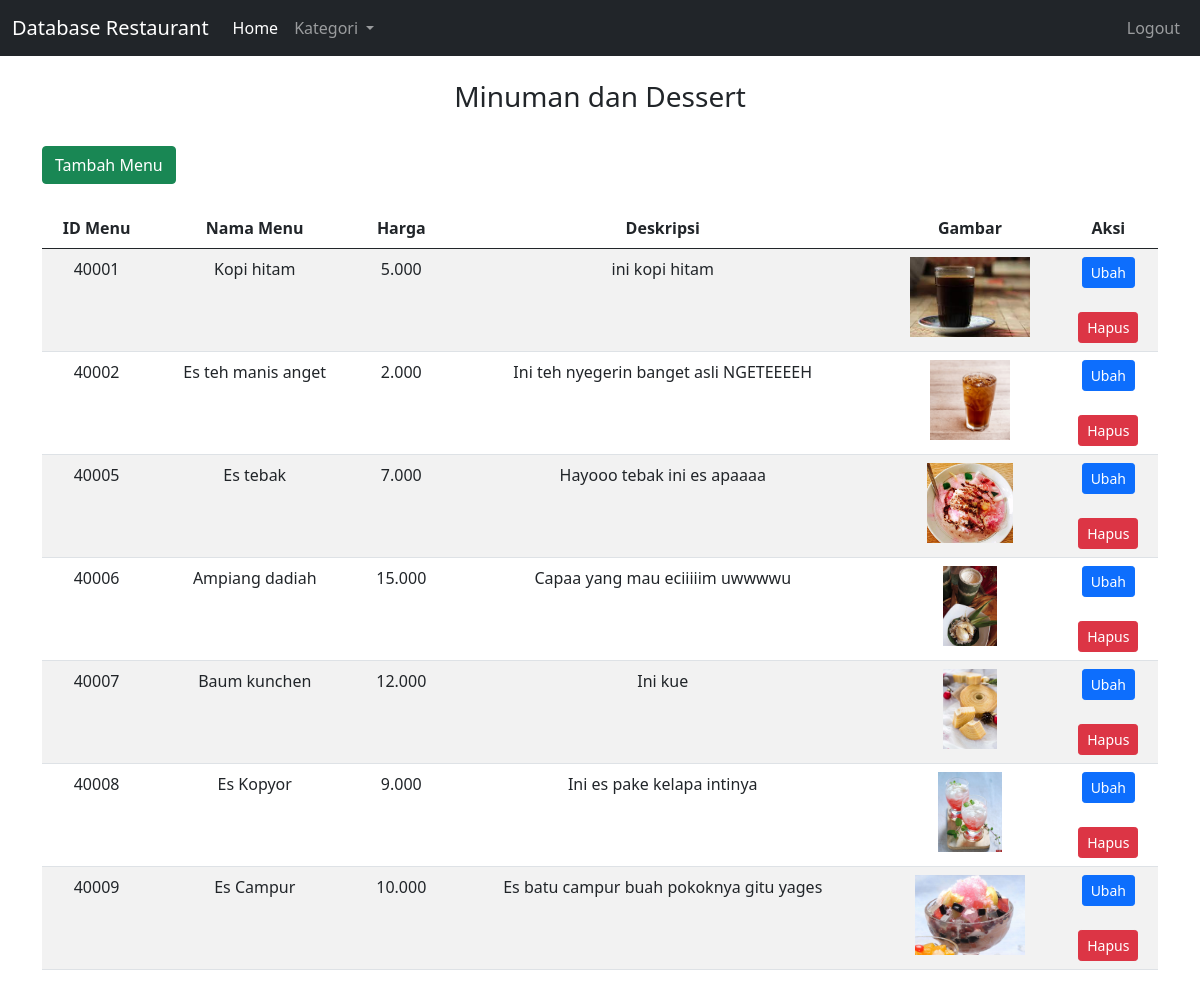
/minuman.php, run on the app's committed database.
### minuman.php (the view, shortened to what this page needs)
<!DOCTYPE html>
<html>
<head>
    <link href="https://cdn.jsdelivr.net/npm/bootstrap@5.0.2/dist/css/bootstrap.min.css" rel="stylesheet">
</head>
<body>
<nav class="navbar navbar-expand-lg navbar-dark bg-dark">
        <div class="container-fluid">
            <a class="navbar-brand" href="admin.php">Database Restaurant</a>
            <div class="collapse navbar-collapse" id="navbarScroll">
                <ul class="navbar-nav me-auto mb-2 mb-lg-0">
                    <li class="nav-item">
                        <a class="nav-link active" aria-current="page" href="admin.php">Home</a>
                    </li>
                    <li class="nav-item dropdown">
                        <a class="nav-link dropdown-toggle" href="#" id="navbarDropdown" role="button" data-bs-toggle="dropdown" aria-haspopup="true" aria-expanded="false">
                            Kategori
                        </a>
                    </li>
                </ul>
                <ul class="navbar-nav ml-auto">
                    <li class="nav-item">
                        <a class="nav-link" href="./logout.php">Logout</a>
                    </li>
                </ul>
            </div>
        </div>
    </nav>
    <div class="container mt-4">
        <h3 class="text-center">Minuman dan Dessert</h3>
        <br/>
        <a href="kelola.php" class="btn btn-success">Tambah Menu</a>
        <br/>
        <br/>
        <table class="table table-striped">
            <thead>
                <tr>
                    <th class="text-center">ID Menu</th>
                    <th class="text-center">Nama Menu</th>
                    <th class="text-center">Harga</th>
                    <th class="text-center">Deskripsi</th>
                    <th class="text-center">Gambar</th>
                    <th class="text-center">Aksi</th>
                </tr>
            </thead>
            <tbody>
                <?php
                include 'koneksi.php';
                $sql = mysqli_query($conn, "SELECT * FROM `menu minuman`");
                while ($result = mysqli_fetch_assoc($sql)) {
                    ?>
                    <tr>
                        <td class="text-center"><?php echo $result['ID_minuman'] ?></td>
                        <td class="text-center"><?php echo $result['Nama_menu'] ?></td>
                        <td class="text-center"><?php echo $result['Harga'] ?></td>
                        <td class="text-center"><?php echo $result['Deskripsi'] ?></td>
                        <td class="text-center"><img src="img/<?php echo $result['Gambar'] ?>" style="max-height: 80px;" alt="Gambar Menu"></td>
                        <td class="text-center">
                            <a href="./ubahdata/ubahminuman.php?ubah=<?php echo $result['ID_minuman'] ?>" class="btn btn-primary btn-sm">Ubah</a>
                            <br/>
                            <br/>
                            <a href="./hapusdata/hapusminuman.php?hapus=<?php echo $result['ID_minuman'] ?>" class="btn btn-danger btn-sm">Hapus</a>
                        </td>
                    </tr>
                    <?php
                }
                ?>
            </tbody>
        </table>
    </div>
</body>
</html>

### data on the page
menu minuman: ID_minuman "40001", Nama_menu "Kopi hitam", Harga "5.000", Deskripsi "ini kopi hitam", Gambar (picture)
menu minuman: ID_minuman "40002", Nama_menu "Es teh manis anget", Harga "2.000", Deskripsi "Ini teh nyegerin banget asli NGETEEEEH", Gambar (picture)
menu minuman: ID_minuman "40005", Nama_menu "Es tebak", Harga "7.000", Deskripsi "Hayooo tebak ini es apaaaa", Gambar (picture)
menu minuman: ID_minuman "40006", Nama_menu "Ampiang dadiah", Harga "15.000", Deskripsi "Capaa yang mau eciiiiim uwwwwu", Gambar (picture)
menu minuman: ID_minuman "40007", Nama_menu "Baum kunchen", Harga "12.000", Deskripsi "Ini kue", Gambar (picture)
menu minuman: ID_minuman "40008", Nama_menu "Es Kopyor", Harga "9.000", Deskripsi "Ini es pake kelapa intinya", Gambar (picture)
menu minuman: ID_minuman "40009", Nama_menu "Es Campur", Harga "10.000", Deskripsi "Es batu campur buah pokoknya gitu yages", Gambar (picture)
